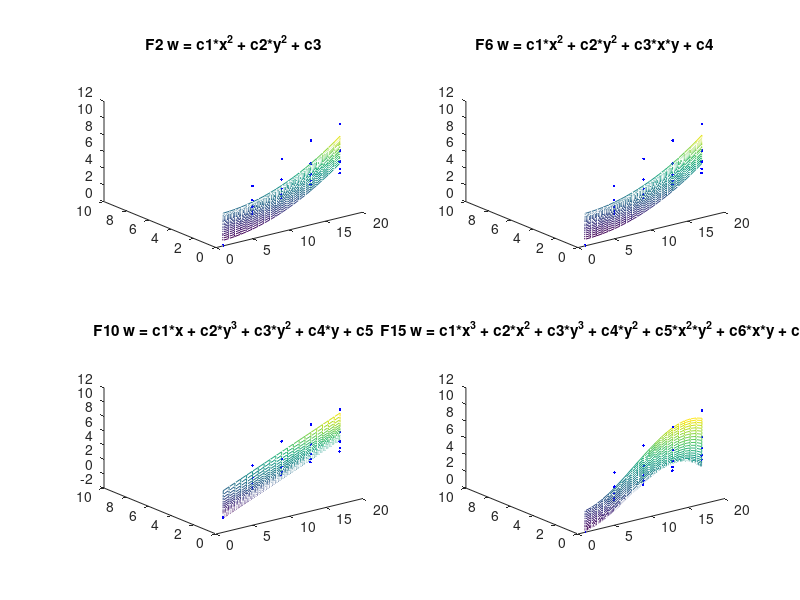

Source code (MATLAB):
% zadanie 1
clc
clear all
close all

x = 1:4:17;
y = 0.01:0.01:0.05;
z = [0 0 0 0 0; 6.3 4.6 3.85 3.3 3; 8.7 6.25 5.15 4.5 4 ; 10.05 7.3 6 5.25 4.8 ; 11.2 8 6.7 5.8 5.3]';
[X, Y] = meshgrid(x, y);
xx=x(1):0.8:x(end);
yy=y(1):0.002:y(end);
[XX,YY]=meshgrid(xx,yy);
xp=reshape(X,1,[]);
yp=reshape(Y,1,[]);
zp=reshape(z,1,[]);
d=length(xp);
Z=[xp;yp;ones(1,d)];
C=zp*Z'*inv(Z*Z');
F1  = @(a, b) (C(1)*a + C(2)*b + C(3));
%disp(C);

%plot3(X,Y,z,'.b', MarkerSize=10);
%title('F1 w = c1*x + c2*y + c3')
%hold on
%W = F1(XX,YY);
%mesh(XX,YY,W);

Z=[xp.^2;yp.^2;ones(1,d)];
C=zp*Z'*inv(Z*Z');
F2  = @(a, b) (C(1)*a.^2 + C(2)*b.^2 + C(3));
subplot(2, 2, 1);
plot3(X, Y, z, '.b', MarkerSize=10);
title('F2 w = c1*x^2 + c2*y^2 + c3');
hold on
W = F2(XX, YY);
mesh(XX, YY, W);
x_test = 7:4:15;
y_test = [0.04 0.05 0.02];
z_real = [4 4.5 7.7];
z_test = F2(x_test, y_test);
%disp(z_test);
mse = mean((z_real-z_test).^2);
disp(mse)

Z=[xp.^2;yp.^2;xp.*yp;ones(1,d)];
C=zp*Z'*inv(Z*Z');
F6  = @(a, b) (C(1)*a.^2 + C(2)*b.^2 + C(3)*a.*b + C(4));
subplot(2, 2, 2);
plot3(X, Y, z, '.b', MarkerSize=10);
title('F6 w = c1*x^2 + c2*y^2 + c3*x*y + c4');
hold on
W = F6(XX, YY);
mesh(XX, YY, W);
z_test = F6(x_test, y_test);
%disp(z_test);
mse = mean((z_real-z_test).^2);
disp(mse)

Z=[xp;yp.^3;yp.^2;yp;ones(1,d)];
C=zp*Z'*inv(Z*Z');
F10 = @(a, b) (C(1)*a + C(2)*b.^3 + C(3)*b.^2 + C(4)*b + C(5));
subplot(2, 2, 3);
plot3(X, Y, z, '.b', MarkerSize=10);
title('F10 w = c1*x + c2*y^3 + c3*y^2 + c4*y + c5');
hold on
W = F10(XX, YY);
mesh(XX, YY, W);
z_test = F10(x_test, y_test);
%disp(z_test);
mse = mean((z_real-z_test).^2);
disp(mse)

Z=[xp.^3;xp.^2;yp.^3;yp.^2;xp.^2.*yp.^2;xp.*yp;ones(1,d)];
C=zp*Z'*inv(Z*Z');
F15 = @(a, b) (C(1)*a.^3 + C(2)*a.^2 + C(3)*b.^3 + C(4)*b.^2 + C(5)*a.^2.*b.^2 + C(6)*a.*b + C(7));
subplot(2, 2, 4);
plot3(X, Y, z, '.b', MarkerSize=10);
title('F15 w = c1*x^3 + c2*x^2 + c3*y^3 + c4*y^2 + c5*x^2*y^2 + c6*x*y + c7');
hold on
W = F15(XX, YY);
mesh(XX, YY, W);
z_test = F15(x_test, y_test);
%isp(z_test);
mse = mean((z_real-z_test).^2);
disp(mse)

% zadanie 2